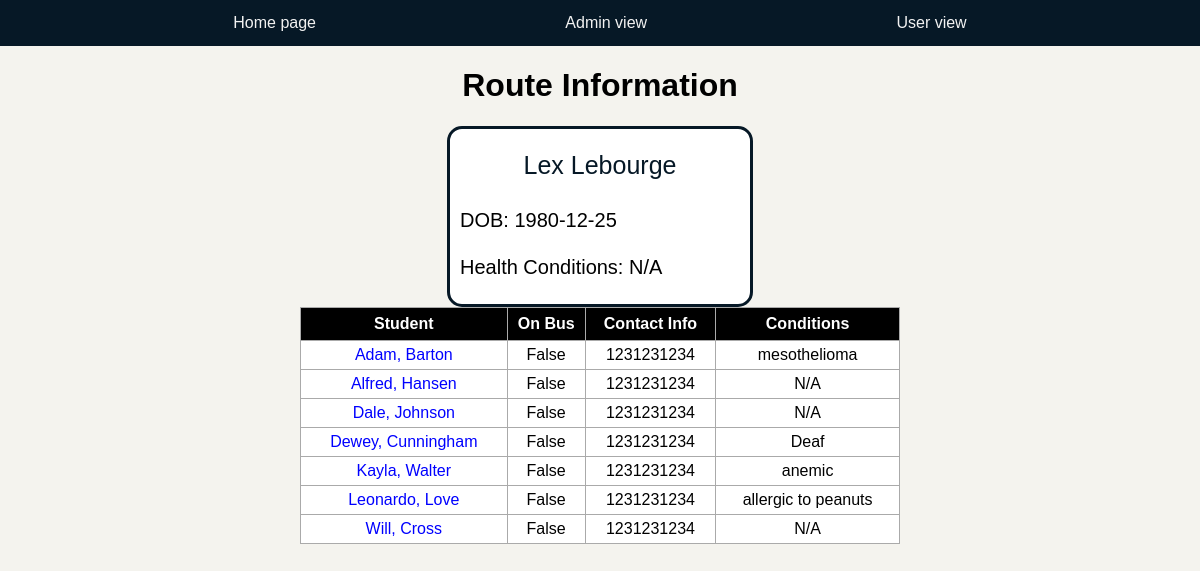
Page /routesexpanded/3 on the committed database.
### Project.py (models this page shows, shortened)
class Driver(db.Model):
    id = db.Column(db.Integer, primary_key=True)
    first_name = db.Column(db.String(100), nullable=False)
    last_name = db.Column(db.String(100), nullable=False)
    dob = db.Column(db.Date, nullable=False)
    conditions = db.Column(db.String(500))
    routes = db.relationship('Route')

class Route(db.Model):
    id = db.Column(db.Integer, primary_key=True)
    route = db.Column(db.Integer, nullable=False)
    driver_id = db.Column(db.Integer, db.ForeignKey('driver.id'))
    students = db.relationship('Student')

class Student(db.Model):
    id = db.Column(db.Integer, primary_key=True)
    first_name = db.Column(db.String(100), nullable=False)
    last_name = db.Column(db.String(100), nullable=False)
    on_bus = db.Column(db.Boolean, nullable=False)
    dob = db.Column(db.Date, nullable=False)
    conditions = db.Column(db.String(500))
    contact_info = db.Column(db.Integer)
    route_id = db.Column(db.Integer, db.ForeignKey('route.id'))

### Project.py (the view)
@app.route('/routesexpanded/<int:id>', methods=['GET'])
def display_expanded_routes(id):
    route = Route.query.get(id)
    if route is None:
        return render_template('400page.html')
    drivers = {}
    query = Driver.query.all()
    for driver in query:
        drivers[driver.id] = driver
    students = Student.query.filter(Student.route_id == id).order_by(Student.first_name).all()
    return render_template('routesexpanded.html', route=route, students=students, drivers=drivers)

### templates/routesexpanded.html (shortened to what this page needs)
{% extends 'base.html' %}
{% block body %}
<div class="content">
    <h1 style="text-align: center">Route Information</h1>
    {% if students|length < 1%}
    <h4 style="text-align: center">There are no students on this bus route</h4>
    {% else %}
    <div class="drivercard">
        <div class="drivercardcontent">
            <div class="name">{{ drivers[route.driver_id].first_name }} {{ drivers[route.driver_id].last_name }}</div>
            <div class="dob">DOB: {{ drivers[route.driver_id].dob }}</div>
            <div class="health">Health Conditions: {{drivers[route.driver_id].conditions }}</div>
        </div>
    </div>
    <table class="table">
        <tr class="header">
            <th>Student</th>
            <th>On Bus</th>
            <th>Contact Info</th>
            <th>Conditions</th>
        </tr>
        {% for student in students %}
            <tr>
                <td>
                    <a class="linkable" href="/studentexpanded/{{student.id}}">{{ student.first_name }}, {{ student.last_name }}</a>
                </td>
                <td>{{ student.on_bus }}</td>
                <td>{{ student.contact_info }}</td>
                <td>{{ student.conditions }}</td>
            </tr>
        {% endfor %}
    </table>
    {% endif %}
</div>
{% endblock %}

### static/css/main.css (style rules this page uses)
body, html { margin: 0; font-family: sans-serif; display: grid; background-color : #F4F3EE; }
.content { margin: 0 auto; width: 600px; }
table, td, th { border: 1px solid #aaa; }
table { border-collapse: collapse; width: 100%; background-color: white; }
th { height: 30px; }
.header { background-color: black; color: white; }
.linkable { color: blue; text-decoration: none; }
td { text-align: center; padding: 5px; }
.drivercard { width: 300px; height: 175px; border-radius: 15px; font-size: 20px; border: solid #061826; background-color: white; margin: auto; }
.drivercardcontent { margin: .5em; }
.name { text-align: center; font-size: 25px; color: #061826; padding-bottom: 1em; padding-top: .5em; }
.dob { text-align: left; padding-bottom: 1em; padding-top: .2em; }
.health { text-align: left; padding-bottom: 1em; padding-top: .2em; word-wrap: normal; }

### rows in the picture
Driver: first_name "Lex", last_name "Lebourge", conditions "N/A"
Route: driver.dob "1980-12-25"
Student: first_name "Adam", last_name "Barton", on_bus "False", contact_info "1231231234", conditions "mesothelioma"
Student: first_name "Alfred", last_name "Hansen", on_bus "False", contact_info "1231231234", conditions "N/A"
Student: first_name "Dale", last_name "Johnson", on_bus "False", contact_info "1231231234", conditions "N/A"
Student: first_name "Dewey", last_name "Cunningham", on_bus "False", contact_info "1231231234", conditions "Deaf"
Student: first_name "Kayla", last_name "Walter", on_bus "False", contact_info "1231231234", conditions "anemic"
Student: first_name "Leonardo", last_name "Love", on_bus "False", contact_info "1231231234", conditions "allergic to peanuts"
Student: first_name "Will", last_name "Cross", on_bus "False", contact_info "1231231234", conditions "N/A"
